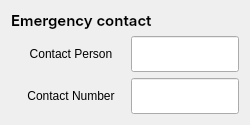
       <widget class="QWidget" name="widget_form_emergency" native="true">
        <property name="enabled">
         <bool>true</bool>
        </property>
        <property name="styleSheet">
         <string notr="true"/>
        </property>
        <layout class="QVBoxLayout" name="verticalLayout_3">
         <item>
          <widget class="QLabel" name="label_24">
           <property name="font">
            <font>
             <family>Inter SemiBold</family>
             <pointsize>11</pointsize>
             <weight>50</weight>
             <bold>false</bold>
            </font>
           </property>
           <property name="text">
            <string>Emergency contact</string>
           </property>
          </widget>
         </item>
         <item>
          <widget class="QWidget" name="widget_10" native="true">
           <property name="class" stdset="0">
            <string>input-field</string>
           </property>
           <layout class="QHBoxLayout" name="horizontalLayout_12">
            <property name="spacing">
             <number>0</number>
            </property>
            <property name="leftMargin">
             <number>0</number>
            </property>
            <property name="topMargin">
             <number>0</number>
            </property>
            <property name="rightMargin">
             <number>0</number>
            </property>
            <property name="bottomMargin">
             <number>0</number>
            </property>
            <item>
             <widget class="QLabel" name="label_22">
              <property name="minimumSize">
               <size>
                <width>120</width>
                <height>36</height>
               </size>
              </property>
              <property name="maximumSize">
               <size>
                <width>16777215</width>
                <height>36</height>
               </size>
              </property>
              <property name="text">
               <string>Contact Person</string>
              </property>
              <property name="alignment">
               <set>Qt::AlignCenter</set>
              </property>
             </widget>
            </item>
            <item>
             <widget class="QLineEdit" name="txtContactPerson">
              <property name="minimumSize">
               <size>
                <width>0</width>
                <height>36</height>
               </size>
              </property>
              <property name="maximumSize">
               <size>
                <width>16777215</width>
                <height>36</height>
               </size>
              </property>
              <property name="styleSheet">
               <string notr="true"/>
              </property>
             </widget>
            </item>
           </layout>
          </widget>
         </item>
         <item>
          <widget class="QWidget" name="widget_11" native="true">
           <property name="class" stdset="0">
            <string>input-field</string>
           </property>
           <layout class="QHBoxLayout" name="horizontalLayout_13">
            <property name="spacing">
             <number>0</number>
            </property>
            <property name="leftMargin">
             <number>0</number>
            </property>
            <property name="topMargin">
             <number>0</number>
            </property>
            <property name="rightMargin">
             <number>0</number>
            </property>
            <property name="bottomMargin">
             <number>0</number>
            </property>
            <item>
             <widget class="QLabel" name="label_23">
              <property name="minimumSize">
               <size>
                <width>120</width>
                <height>36</height>
               </size>
              </property>
              <property name="maximumSize">
               <size>
                <width>16777215</width>
                <height>36</height>
               </size>
              </property>
              <property name="text">
               <string>Contact Number</string>
              </property>
              <property name="alignment">
               <set>Qt::AlignCenter</set>
              </property>
             </widget>
            </item>
            <item>
             <widget class="QLineEdit" name="txtContactNum">
              <property name="minimumSize">
               <size>
                <width>0</width>
                <height>36</height>
               </size>
              </property>
              <property name="maximumSize">
               <size>
                <width>16777215</width>
                <height>36</height>
               </size>
              </property>
              <property name="styleSheet">
               <string notr="true"/>
              </property>
             </widget>
            </item>
           </layout>
          </widget>
         </item>
        </layout>
       </widget>
